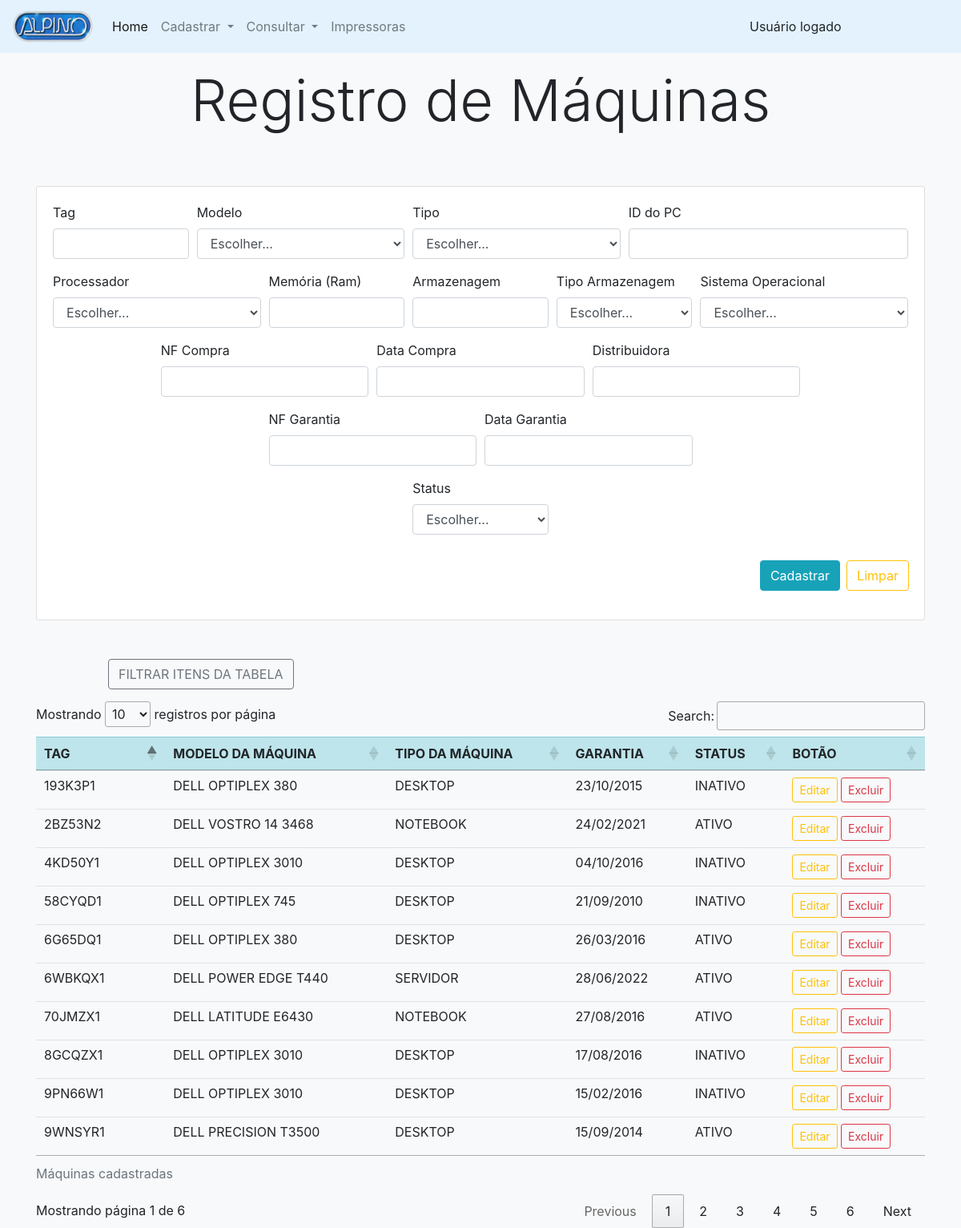
Screenshot of /public/pags/ti/register/registerMachine.php with the database file from the repository.
### tables this page shows
CREATE TABLE `maquina` (
  `id` int(10) UNSIGNED NOT NULL,
  `tag` varchar(100) NOT NULL,
  `modelo` varchar(100) NOT NULL,
  `tipo` varchar(100) NOT NULL,
  `pcid` varchar(100) NOT NULL,
  `processador` varchar(100) NOT NULL,
  `memoria` varchar(100) NOT NULL,
  `armazenamento` varchar(100) NOT NULL,
  `tipo_armazenamento` varchar(100) NOT NULL,
  `sistema_operacional` varchar(100) NOT NULL,
  `nfcompra` varchar(100) NOT NULL,
  `datacompra` varchar(100) NOT NULL,
  `distribuidora` varchar(100) NOT NULL,
  `nfgarantia` varchar(100) NOT NULL,
  `datagarantia` varchar(100) NOT NULL,
  `statusmaq` varchar(100) NOT NULL
);

### public/pags/ti/register/registerMachine.php (the view, shortened to what this page needs)
<?php
    include_once("../../../../src/config/conexaodb.php");
    $sql_maquina = mysqli_query($conn, "SELECT * FROM maquina ORDER BY tag");
?>
<html lang="pt-br">
<head>
    <link rel="stylesheet" href="../../../../node_modules/bootstrap/dist/css/bootstrap.css">
    <link rel="stylesheet" href="https://cdn.datatables.net/1.10.22/css/jquery.dataTables.min.css">
    <link rel="stylesheet" href="https://cdn.datatables.net/buttons/1.6.4/css/buttons.dataTables.min.css">
</head>
<body class="bg-light">
    <?php
        include '../include/nav_register.php';
    ?>
    <div class="container">
        <div class="row">
            <div class="col">
                <div class="py-2 text-center">
                    <h3 class="display-3 m-2">Registro de Máquinas</h3>
                </div>
            </div>
        </div>
        <div class="row">
            <div class="col-lg-12">
                <div class="py-5">
                    <div class="card bg-white">
                        <div class="card-body">
                            <div class="row">
                                <div class="col">
                                    <form action="../../../../src/db/ti/maquinas/insert.php" method="POST">
                                        <div class="form-row">
                                            <div class="form-group col-md-2">
                                                <label for="inputTag">Tag</label>
                                                <input type="text" name="inputTag" class="form-control" id="inputTag"
                                                    required>
                                            </div>
                                            <div class="form-group col-md-3">
                                                <label for="inputModelo">Modelo</label>
                                                <select name="inputModelo" id="inputModelo" class="form-control">
                                                    <option value="" selected>Escolher...</option>
                                                </select>
                                            </div>
                                            <div class="form-group col-md-3">
                                                <label for="inputTipo">Tipo</label>
                                                <select name="inputTipo" id="inputTipo" class="form-control">
                                                    <option value="" selected>Escolher...</option>
                                                </select>
                                            </div>
                                            <div class="form-group col-md-4">
                                                <label for="inputIdpc">ID do PC</label>
                                                <input type="text" name="inputIdpc" class="form-control" id="inputIdpc"
                                                    required>
                                            </div>
                                        </div>
                                        <div class="form-row justify-content-center">
                                            <div class="form-group col-md-3">
                                                <label for="inputProcessador">Processador</label>
                                                <select name="inputProcessador" id="inputProcessador"
                                                    class="form-control">
                                                    <option value="" selected>Escolher...</option>
                                                </select>
                                            </div>
                                            <div class="form-group col-md-2">
                                                <label for="inputMemoria">Memória (Ram)</label>
                                                <input type="text" name="inputMemoria" class="form-control"
                                                    id="inputMemoria">
                                            </div>
                                            <div class="form-group col-md-2">
                                                <label for="inputArmazenamento">Armazenagem</label>
                                                <input type="text" name="inputArmazenamento" class="form-control"
                                                    id="inputArmazenamento">
                                            </div>
                                            <div class="form-group col-md-2">
                                                <label for="inputTipoArmazenamento">Tipo Armazenagem</label>
                                                <select name="inputTipoArmazenamento" id="inputTipoArmazenamento"
                                                    class="form-control">
                                                    <option value="" selected>Escolher...</option>
                                                </select>
                                            </div>
                                            <div class="form-group col-md-3">
                                                <label for="inputSo">Sistema Operacional</label>
                                                <select name="inputSo" id="inputSo" class="form-control">
                                                    <option value="" selected>Escolher...</option>
                                                </select>
                                            </div>
                                        </div>
                                        <div class="form-row justify-content-center">
                                            <div class="form-group col-md-3">
                                                <label for="inputNfCompra">NF Compra</label>
                                                <input type="text" name="inputNfCompra" class="form-control"
                                                    id="inputNfCompra">
                                            </div>
                                            <div class="form-group col-md-3">
                                                <label for="inputCompra">Data Compra</label>
                                                <input type="text" name="inputCompra" class="form-control"
                                                    id="inputCompra">
                                            </div>
                                            <div class="form-group col-md-3">
                                                <label for="inputDistribuidora">Distribuidora</label>
                                                <input type="text" name="inputDistribuidora" class="form-control"
                                                    id="inputDistribuidora">
                                            </div>
                                        </div>
                                        <div class="form-row justify-content-center">
                                            <div class="form-group col-md-3">
                                                <label for="inputNfGarantia">NF Garantia</label>
                                                <input type="text" name="inputNfGarantia" class="form-control"
                                                    id="inputNfGarantia">
                                            </div>
                                            <div class="form-group col-md-3">
                                                <label for="inputGarantia">Data Garantia</label>
                                                <input type="text" name="inputGarantia" class="form-control"
                                                    id="inputGarantia">
                                            </div>
                                        </div>
                                        <div class="form-row justify-content-center">
                                            <div class="form-group col-md-2">
                                                <label for="inputStatus">Status</label>
                                                <select name="inputStatus" id="inputStatus" class="form-control">
                                                    <option value="" selected>Escolher...</option>
                                                </select>
                                            </div>
                                        </div>
                                        <div class="pt-3">
                                            <div class="form-row justify-content-end">
                                                <button type="submit" class="btn btn-info mr-2">Cadastrar</button>
                                                <button type="reset" value="Apagar Campos"
                                                    class="btn btn-outline-warning mr-1">Limpar</button>
                                            </div>
                                        </div>
                                    </form>
                                </div>
                            </div>
                        </div>
                    </div>
                </div>
            </div>
        </div>
        <div class="row justify-content-left">
            <div class="col" style="margin-left: 90px; margin-bottom: 15px;">
                <button type="submit" class="btn btn-outline-secondary mr-2" data-toggle="modal"
                    data-target=".bd-example-modal-lg">FILTRAR ITENS DA TABELA</button>
            </div>
        </div>
        <div class="row justify-content-center">
            <div class="col-md-12">
                <div>
                    <table id="tabelaMaquina" class="table">
                        <caption>Máquinas cadastradas</caption>
                        <thead>
                            <tr class="table-info">
                                <th scope="col">TAG</th>
                                <th scope="col">MODELO DA MÁQUINA</th>
                                <th scope="col">TIPO DA MÁQUINA</th>
                                <th scope="col">GARANTIA</th>
                                <th scope="col">STATUS</th>
                                <th scope="col">BOTÃO</th>
                            </tr>
                        </thead>
                        <tbody>
                            <?php while($linha_tabela = mysqli_fetch_assoc($sql_maquina)) { ?>
                            <tr>
                                <td>
                                    <?php echo $linha_tabela['tag']; ?>
                                </td>
                                <td>
                                    <?php echo $linha_tabela['modelo']; ?>
                                </td>
                                <td>
                                    <?php echo $linha_tabela['tipo']; ?>
                                </td>
                                <td>
                                    <?php echo $linha_tabela['datagarantia']; ?>
                                </td>
                                <td>
                                    <?php echo $linha_tabela['statusmaq']; ?>
                                </td>
                                <td>
                                    <button type="button" class="btn btn-outline-warning btn-sm" data-toggle="modal"
                                        data-target="#editar" data-id="<?php echo $linha_tabela['id']; ?>"
                                        data-tag="<?php echo $linha_tabela['tag']; ?>"
                                        data-modelo="<?php echo $linha_tabela['modelo']; ?>"
                                        data-tipo="<?php echo $linha_tabela['tipo']; ?>"
                                        data-pcid="<?php echo $linha_tabela['pcid']; ?>"
                                        data-processador="<?php echo $linha_tabela['processador']; ?>"
                                        data-memoria="<?php echo $linha_tabela['memoria']; ?>"
                                        data-armazenamento="<?php echo $linha_tabela['armazenamento']; ?>"
                                        data-tipo_armazenamento="<?php echo $linha_tabela['tipo_armazenamento']; ?>"
                                        data-sistema_operacional="<?php echo $linha_tabela['sistema_operacional']; ?>"
                                        data-nfcompra="<?php echo $linha_tabela['nfcompra']; ?>"
                                        data-datacompra="<?php echo $linha_tabela['datacompra']; ?>"
                                        data-distribuidora="<?php echo $linha_tabela['distribuidora']; ?>"
                                        data-nfgarantia="<?php echo $linha_tabela['nfgarantia']; ?>"
                                        data-datagarantia="<?php echo $linha_tabela['datagarantia']; ?>"
                                        data-statusmaq="<?php echo $linha_tabela['statusmaq']; ?>">Editar
                                    </button>
                                    <a
                                        href="../../../../src/db/ti/maquinas/delete.php?id=<?php echo $linha_tabela['id']; ?>">
                                        <button type="button" class="btn btn-outline-danger btn-sm">Excluir</button>
                                    </a>
                                </td>
                            </tr>
                            <?php } ?>
                        </tbody>
                    </table>
                </div>
            </div>
        </div>
    </div>
</body>
</html>

### rows the page displays
maquina: tag "193K3P1", modelo "DELL OPTIPLEX 380", tipo "DESKTOP", datagarantia "23/10/2015", statusmaq "INATIVO"
maquina: tag "2BZ53N2", modelo "DELL VOSTRO 14 3468", tipo "NOTEBOOK", datagarantia "24/02/2021", statusmaq "ATIVO"
maquina: tag "4KD50Y1", modelo "DELL OPTIPLEX 3010", tipo "DESKTOP", datagarantia "04/10/2016", statusmaq "INATIVO"
maquina: tag "58CYQD1", modelo "DELL OPTIPLEX 745", tipo "DESKTOP", datagarantia "21/09/2010", statusmaq "INATIVO"
maquina: tag "6G65DQ1", modelo "DELL OPTIPLEX 380", tipo "DESKTOP", datagarantia "26/03/2016", statusmaq "ATIVO"
maquina: tag "6WBKQX1", modelo "DELL POWER EDGE T440", tipo "SERVIDOR", datagarantia "28/06/2022", statusmaq "ATIVO"
maquina: tag "70JMZX1", modelo "DELL LATITUDE E6430", tipo "NOTEBOOK", datagarantia "27/08/2016", statusmaq "ATIVO"
maquina: tag "8GCQZX1", modelo "DELL OPTIPLEX 3010", tipo "DESKTOP", datagarantia "17/08/2016", statusmaq "INATIVO"
maquina: tag "9PN66W1", modelo "DELL OPTIPLEX 3010", tipo "DESKTOP", datagarantia "15/02/2016", statusmaq "INATIVO"
maquina: tag "9WNSYR1", modelo "DELL PRECISION T3500", tipo "DESKTOP", datagarantia "15/09/2014", statusmaq "ATIVO"
